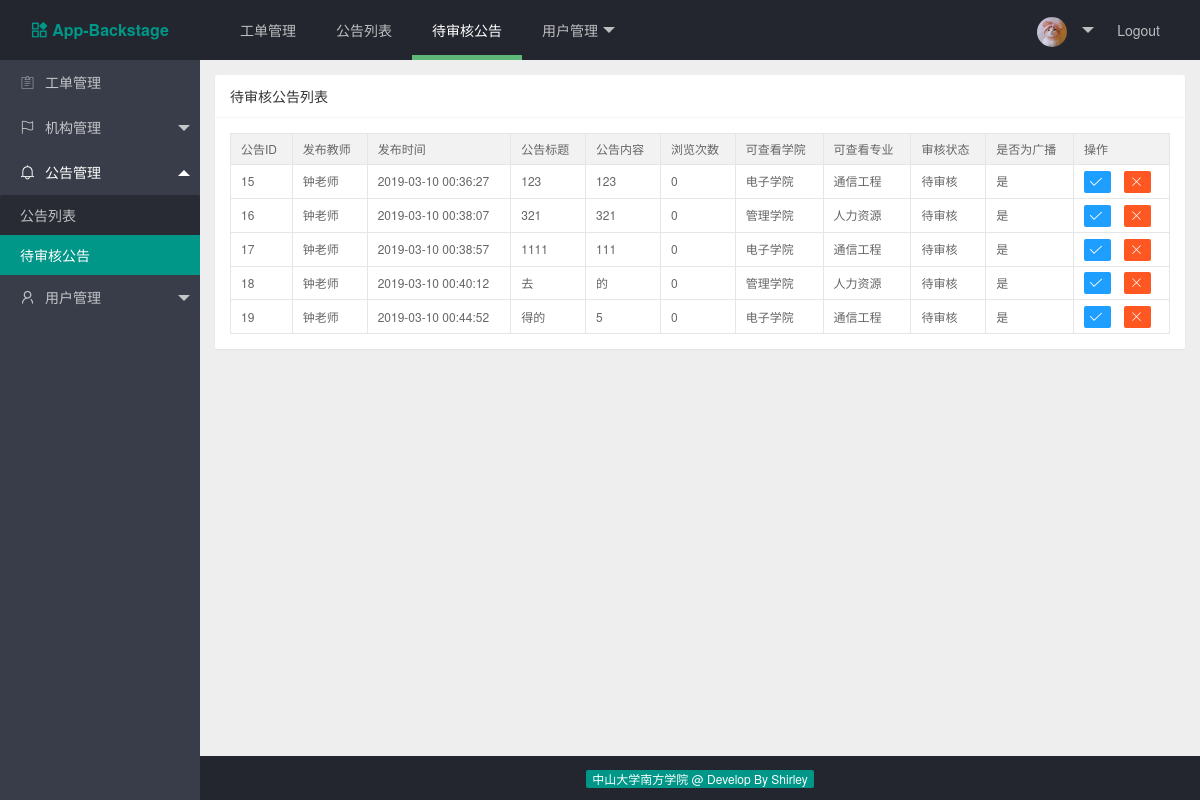
/index.php/web/nt_mgt/unreview_list, run on the app's committed database.
### tables this page shows
CREATE TABLE IF NOT EXISTS `notice_tb` (
  `notice_id` int(11) NOT NULL AUTO_INCREMENT COMMENT '公告ID',
  `notice_tea_id` int(11) NOT NULL COMMENT '发布公告教师的ID',
  `notice_time` datetime NOT NULL COMMENT '发布公告的时间',
  `notice_title` varchar(200) NOT NULL DEFAULT '0' COMMENT '公告标题',
  `notice_content` text NOT NULL COMMENT '公告内容',
  `notice_read_times` int(11) NOT NULL DEFAULT '0' COMMENT '公告被浏览次数',
  `college_id` int(11) NOT NULL COMMENT '可查看的学院ID',
  `major_id` int(11) NOT NULL COMMENT '可查看的专业ID',
  `notice_pass_review` int(11) NOT NULL COMMENT '是否通过审核',
  `notice_is_all` int(11) DEFAULT NULL COMMENT '是否发送至全校',
  PRIMARY KEY (`notice_id`)
);

CREATE TABLE IF NOT EXISTS `tea_user_tb` (
  `tea_id` bigint(20) NOT NULL AUTO_INCREMENT COMMENT '教师用户ID',
  `role_id` int(11) NOT NULL DEFAULT '0' COMMENT '角色ID',
  `tea_account` varchar(50) NOT NULL DEFAULT '0' COMMENT '工号，为登录账号',
  `tea_password` varchar(50) NOT NULL DEFAULT '0' COMMENT '登录密码',
  `tea_name` varchar(50) NOT NULL DEFAULT '0' COMMENT '教师姓名',
  `tea_spell` varchar(50) NOT NULL DEFAULT '0' COMMENT '姓名拼音',
  `tea_sex` varchar(50) NOT NULL DEFAULT '0' COMMENT '教师性别',
  `college_id` int(11) DEFAULT NULL COMMENT '学院ID',
  `major_id` int(11) DEFAULT NULL COMMENT '专业ID',
  `tea_phone` varchar(50) DEFAULT NULL COMMENT '电话',
  `tea_course` varchar(200) DEFAULT NULL COMMENT '所有教授课程，以逗号分隔',
  `tea_isInstructor` int(2) DEFAULT NULL COMMENT '是否为辅导员',
  PRIMARY KEY (`tea_id`)
);

CREATE TABLE IF NOT EXISTS `college_info_tb` (
  `college_id` int(11) NOT NULL AUTO_INCREMENT COMMENT '学院id',
  `college_name` varchar(200) NOT NULL COMMENT '学院名称',
  `college_icon` varchar(100) NOT NULL COMMENT '学院图标',
  `college_address` varchar(300) NOT NULL COMMENT '学院地址',
  `college_introduction` varchar(500) NOT NULL COMMENT '学院简介',
  PRIMARY KEY (`college_id`)
);

CREATE TABLE IF NOT EXISTS `major_info_tb` (
  `major_id` int(11) NOT NULL AUTO_INCREMENT COMMENT '专业id',
  `college_id` int(11) NOT NULL COMMENT '所属学院id',
  `major_name` varchar(50) NOT NULL COMMENT '专业名称',
  `major_introduction` varchar(300) NOT NULL COMMENT '专业简介',
  PRIMARY KEY (`major_id`)
);

### application/controllers/web/Notice.php (called while the page is built, shortened)
<?php
class Notice extends CI_Controller {
	public function get_unreview_notice()
	{
		$this->load->model('web/notice_model');
		$res = $this->notice_model->get_unreview_notice();
		return $res;
	}
	public function unreview($page = 'unreview')
	{
		$data['unreview_notice_list'] = $this->get_unreview_notice();
		$this->load->view('common/header');
		$this->load->view('common/navbar');
		$this->load->view('common/sidebar');
		$this->load->view('notice/unreview', $data);
		$this->load->view('common/footer');
	}
}

### index.php (called while the page is built, shortened)
<?php
require_once BASEPATH.'core/CodeIgniter.php';

### application/models/web/Notice_model.php (called while the page is built, shortened)
<?php
class Notice_model extends CI_Model {
    public static $table_name = 'notice_tb';
    public function get_unreview_notice()
    {
        $this->db->select('*');
        $this->db->join('college_info_tb','college_info_tb.college_id = notice_tb.college_id');
        $this->db->join('major_info_tb','major_info_tb.major_id = notice_tb.major_id');
        $this->db->join('tea_user_tb','tea_user_tb.tea_id = notice_tb.notice_tea_id');
        $this->db->where('notice_pass_review', 0);
        $query_res = $this->db->get(self::$table_name);
        return $query_res->result_array();
    }
}

### application/views/notice/unreview.php (the view)
<div class="layui-body layui-bg-gray">
    <div style="padding: 15px;" id="unreview_list">
        <div class="layui-card">
            <div class="layui-card-header">
                待审核公告列表
            </div>
            <div class="layui-card-body">
                <table class="layui-table" lay-size="sm">
                    <colgroup>
                        <col>
                        <col>
                        <col>
                        <col>
                        <col>
                        <col>
                        <col>
                        <col>
                        <col>
                        <col>
                        <col>
                    </colgroup>
                    <thead>
                        <tr>
                            <th>公告ID</th>
                            <th>发布教师</th>
                            <th>发布时间</th>
                            <th>公告标题</th>
                            <th>公告内容</th>
                            <th>浏览次数</th>
                            <th>可查看学院</th>
                            <th>可查看专业</th>
                            <th>审核状态</th>
                            <th>是否为广播</th>
                            <th>操作</th>
                        </tr>
                    </thead>
                    <tbody>
                        <?php foreach ($unreview_notice_list as $notice):?>
                            <tr>
                                <td><?php echo $notice['notice_id'];?></td>
                                <td><?php echo $notice['tea_name'];?></td>
                                <td><?php echo $notice['notice_time'];?></td>
                                <td><?php echo $notice['notice_title'];?></td>
                                <td><?php echo $notice['notice_content'];?></td>
                                <td><?php echo $notice['notice_read_times'];?></td>
                                <td><?php echo $notice['college_name'];?></td>
                                <td><?php echo $notice['major_name'];?></td>
                                <td>
                                    <?php
                                        if ($notice['notice_pass_review'] === '0') {
                                            echo '待审核';
                                        } else if ($notice['notice_pass_review'] === '1') {
                                            echo '审核通过';
                                        } else {
                                            echo '审核不通过';
                                        }
                                    ?>
                                </td>
                                <td><?php echo $notice['notice_content'] === '0' ? '否' : '是';?></td>
                                <td>
                                    <a title="点击审核通过" href="<?php echo site_url('web/nt_mgt/pass_notice').'?notice_id='.$notice['notice_id']; ?>"
                                        class="layui-btn layui-btn-normal layui-btn-xs">
                                        <i class="layui-icon">&#xe605;</i>
                                    </a>
                                    <a title="点击审核不通过" href="<?php echo site_url('web/nt_mgt/unpass_notice').'?notice_id='.$notice['notice_id']; ?>"
                                        class="layui-btn layui-btn-danger layui-btn-xs">
                                        <i class="layui-icon">&#x1006;</i>
                                    </a>
                                </td>
                            </tr>
                        <?php endforeach;?>
                    </tbody>
                </table>
            </div>
        </div>
    </div>
</div>

### public/layui/css/layui.css (style rules this page uses)
.layui-btn,.layui-edge,.layui-inline,img { vertical-align:middle }
.layui-btn,.layui-disabled,.layui-icon,.layui-unselect { -webkit-user-select:none;-ms-user-select:none;-moz-user-select:none }
blockquote,body,button,dd,div,dl,dt,form,h1,h2,h3,h4,h5,h6,input,li,ol,p,pre,td,textarea,th,ul { margin:0;padding:0;-webkit-tap-highlight-color:rgba(0,0,0,0) }
table { border-collapse:collapse;border-spacing:0 }
body { line-height:24px;font:14px Helvetica Neue,Helvetica,PingFang SC,Tahoma,Arial,sans-serif }
a { color:#333;text-decoration:none }
.layui-icon { font-family:layui-icon!important;font-size:16px;font-style:normal;-webkit-font-smoothing:antialiased;-moz-osx-font-smoothing:grayscale }
.layui-body { position:absolute;left:200px;right:0;top:0;bottom:0;z-index:998;width:auto;overflow:hidden;overflow-y:auto;box-sizing:border-box }
.layui-layout-body { overflow:hidden }
.layui-layout-admin .layui-body { top:60px;bottom:44px }
.layui-btn,.layui-input,.layui-select,.layui-textarea,.layui-upload-button { outline:0;-webkit-appearance:none;transition:all .3s;-webkit-transition:all .3s;box-sizing:border-box }
.layui-card { margin-bottom:15px;border-radius:2px;background-color:#fff;box-shadow:0 1px 2px 0 rgba(0,0,0,.05) }
.layui-card:last-child { margin-bottom:0 }
.layui-card-header { position:relative;height:42px;line-height:42px;padding:0 15px;border-bottom:1px solid #f6f6f6;color:#333;border-radius:2px 2px 0 0;font-size:14px }
.layui-card-body { position:relative;padding:10px 15px;line-height:24px }
.layui-card-body .layui-table { margin:5px 0 }
.layui-bg-gray { background-color:#eee!important;color:#666!important }
.layui-btn { display:inline-block;height:38px;line-height:38px;padding:0 18px;background-color:#009688;color:#fff;white-space:nowrap;text-align:center;font-size:14px;border:none;border-radius:2px;cursor:pointer }
.layui-btn+.layui-btn { margin-left:10px }
.layui-btn .layui-icon { margin-right:3px;font-size:18px;vertical-align:bottom;vertical-align:middle\9 }
.layui-btn-normal { background-color:#1E9FFF }
.layui-btn-danger { background-color:#FF5722 }
.layui-btn-xs { height:22px;line-height:22px;padding:0 5px;font-size:12px }
.layui-btn-xs i { font-size:14px!important }
.layui-table,.layui-table-view { margin:10px 0 }
.layui-table { width:100%;background-color:#fff;color:#666 }
.layui-table tr { transition:all .3s;-webkit-transition:all .3s }
.layui-table th { text-align:left;font-weight:400 }
.layui-table tbody tr:hover,.layui-table thead tr,.layui-table-click,.layui-table-header,.layui-table-hover,.layui-table-mend,.layui-table-patch,.layui-table-tool,.layui-table-total,.layui-table-total tr,.layui-table[lay-even] tr:nth-child(even) { background-color:#f2f2f2 }
.layui-table td,.layui-table th,.layui-table-col-set,.layui-table-fixed-r,.layui-table-grid-down,.layui-table-header,.layui-table-page,.layui-table-tips-main,.layui-table-tool,.layui-table-total,.layui-table-view,.layui-table[lay-skin=line],.layui-table[lay-skin=row] { border-width:1px;border-style:solid;border-color:#e6e6e6 }
.layui-table td,.layui-table th { position:relative;padding:9px 15px;min-height:20px;line-height:20px;font-size:14px }
.layui-table[lay-size=sm] td,.layui-table[lay-size=sm] th { font-size:12px;padding:5px 10px }

### data on the page
notice_tb: notice_id "15", tea_user_tb.tea_name "钟老师", notice_time "2019-03-10 00:36:27", notice_title "123", notice_content "123", notice_read_times "0", college.college_name "电子学院", major.major_name "通信工程", notice_pass_review "待审核", shows "是"
notice_tb: notice_id "16", tea_user_tb.tea_name "钟老师", notice_time "2019-03-10 00:38:07", notice_title "321", notice_content "321", notice_read_times "0", college.college_name "管理学院", major.major_name "人力资源", notice_pass_review "待审核", shows "是"
notice_tb: notice_id "17", tea_user_tb.tea_name "钟老师", notice_time "2019-03-10 00:38:57", notice_title "1111", notice_content "111", notice_read_times "0", college.college_name "电子学院", major.major_name "通信工程", notice_pass_review "待审核", shows "是"
notice_tb: notice_id "18", tea_user_tb.tea_name "钟老师", notice_time "2019-03-10 00:40:12", notice_title "去", notice_content "的", notice_read_times "0", college.college_name "管理学院", major.major_name "人力资源", notice_pass_review "待审核", shows "是"
notice_tb: notice_id "19", tea_user_tb.tea_name "钟老师", notice_time "2019-03-10 00:44:52", notice_title "得的", notice_content "5", notice_read_times "0", college.college_name "电子学院", major.major_name "通信工程", notice_pass_review "待审核", shows "是"
